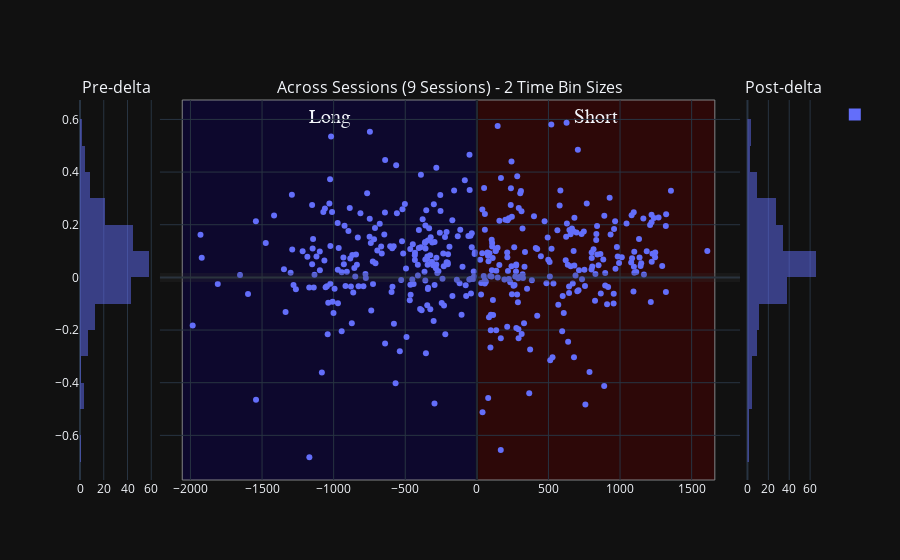

The notebook cell this image was saved under:
### Code cell
## User non-selected:
scatter_title = f'user_approved_ripple_df Sevveral Sessions {variable_name}'
# variable_name = 'wcorr_abs_diff'
px_scatter_kwargs = {'x': 'delta_aligned_start_t', 'y': variable_name, 'title': scatter_title, 'range_y': [0.0, 1.0], 'labels': {'session_name': 'Session', 'time_bin_size': 'tbin_size'}} # , 'color': 'time_bin_size'
new_fig_ripples = plotly_pre_post_delta_scatter(data_results_df=deepcopy(user_approved_ripple_df), out_scatter_fig=None, histogram_bins=histogram_bins,
                        px_scatter_kwargs=px_scatter_kwargs, histogram_variable_name=variable_name, forced_range_y=None,
                        time_delta_tuple=(earliest_delta_aligned_t_start, 0.0, latest_delta_aligned_t_end))
new_fig_ripples

### Figure 1 — Plotly figure (JSON) as saved in the notebook; plotly's stock layout.template omitted (floating-point values rounded to 4 significant figures; data arrays with more than 128 entries replaced by an {"elided": "..."} marker saying what was removed)
{"data": [{"alignmentgroup": "True", "bingroup": "y", "hovertemplate": "count=%{x}<br>wcorr_abs_diff=%{y}<extra></extra>", "legendgroup": "", "marker": {"color": "#636efa", "opacity": 0.5, "pattern": {"shape": ""}}, "name": "", "nbinsy": 25, "offsetgroup": "", "orientation": "h", "showlegend": true, "type": "histogram", "xaxis": "x", "y": {"elided": "206 float values"}, "yaxis": "y"}, {"hovertemplate": "delta_aligned_start_t=%{x}<br>wcorr_abs_diff=%{y}<extra></extra>", "legendgroup": "", "marker": {"color": "#636efa", "symbol": "circle"}, "mode": "markers", "name": "", "orientation": "v", "showlegend": false, "type": "scatter", "x": {"elided": "415 float values"}, "xaxis": "x2", "y": {"elided": "415 float values"}, "yaxis": "y2"}, {"alignmentgroup": "True", "bingroup": "y", "hovertemplate": "count=%{x}<br>wcorr_abs_diff=%{y}<extra></extra>", "legendgroup": "", "marker": {"color": "#636efa", "opacity": 0.5, "pattern": {"shape": ""}}, "name": "", "nbinsy": 25, "offsetgroup": "", "orientation": "h", "showlegend": false, "type": "histogram", "xaxis": "x3", "y": {"elided": "209 float values"}, "yaxis": "y3"}], "layout": {"annotations": [{"font": {"size": 16}, "showarrow": false, "text": "Pre-delta", "x": 0.049, "xanchor": "center", "xref": "paper", "y": 1, "yanchor": "bottom", "yref": "paper"}, {"font": {"size": 16}, "showarrow": false, "text": "Across Sessions (9 Sessions) - 2 Time Bin Sizes", "x": 0.5, "xanchor": "center", "xref": "paper", "y": 1, "yanchor": "bottom", "yref": "paper"}, {"font": {"size": 16}, "showarrow": false, "text": "Post-delta", "x": 0.951, "xanchor": "center", "xref": "paper", "y": 1, "yanchor": "bottom", "yref": "paper"}], "barmode": "overlay", "shapes": [{"line": {"color": "rgba(0.2,0.2,0.2,.25)", "width": 9}, "type": "line", "x0": 0, "x1": 1, "xref": "x2 domain", "y0": 0, "y1": 0, "yref": "y2"}, {"line": {"color": "rgba(0,0,0,.25)", "width": 3}, "type": "line", "x0": 0, "x1": 0, "xref": "x2", "y0": 0, "y1": 1, "yref": "y2 domain"}, {"fillcolor": "#0b0049", "label": {"font": {"family": "Times New Roman", "size": 20}, "text": "Long", "textposition": "top center"}, "layer": "below", "line": {"width": 1}, "opacity": 0.5, "type": "rect", "x0": -2057.0, "x1": 0, "xref": "x2", "y0": 0, "y1": 1, "yref": "y2 domain"}, {"fillcolor": "#490000", "label": {"font": {"family": "Times New Roman", "size": 20}, "text": "Short", "textposition": "top center"}, "layer": "below", "line": {"width": 1}, "opacity": 0.5, "type": "rect", "x0": 0, "x1": 1662.0, "xref": "x2", "y0": 0, "y1": 1, "yref": "y2 domain"}], "xaxis": {"anchor": "y", "domain": [0, 0.098]}, "xaxis2": {"anchor": "y2", "domain": [0.108, 0.892]}, "xaxis3": {"anchor": "y3", "domain": [0.902, 1]}, "yaxis": {"anchor": "x", "domain": [0, 1]}, "yaxis2": {"anchor": "x2", "domain": [0, 1], "matches": "y", "showticklabels": false}, "yaxis3": {"anchor": "x3", "domain": [0, 1], "matches": "y", "showticklabels": false}}}
